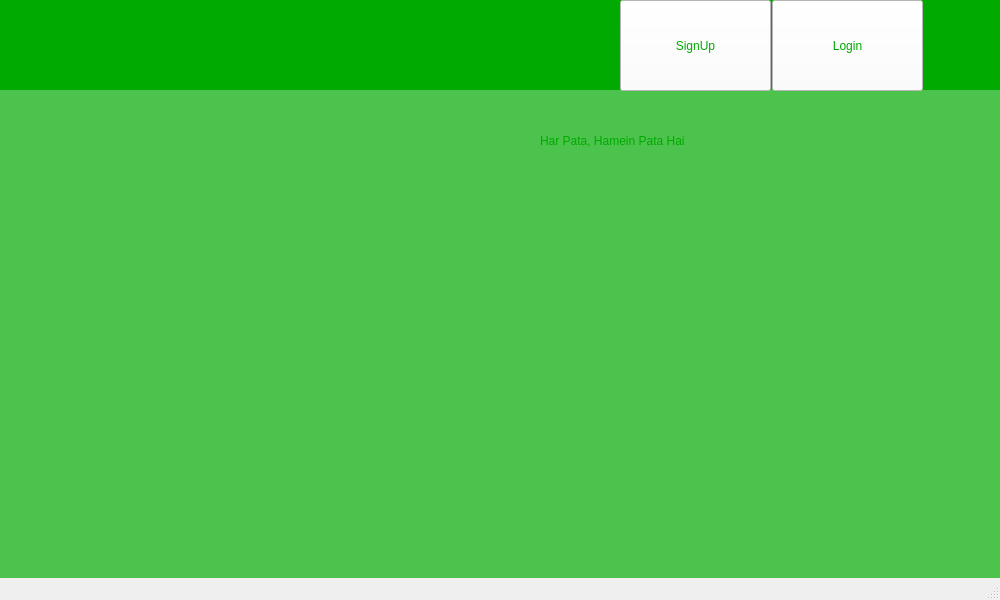
<?xml version="1.0" encoding="UTF-8"?>
<ui version="4.0">
 <class>MainWindow</class>
 <widget class="QMainWindow" name="MainWindow">
  <property name="geometry">
   <rect>
    <x>0</x>
    <y>0</y>
    <width>1000</width>
    <height>600</height>
   </rect>
  </property>
  <property name="windowTitle">
   <string>MainWindow</string>
  </property>
  <property name="styleSheet">
   <string notr="true">background-color: redrgb(170, 0, 0)rgb(170, 0, 0)</string>
  </property>
  <widget class="QWidget" name="centralwidget">
   <widget class="QWidget" name="widget" native="true">
    <property name="geometry">
     <rect>
      <x>0</x>
      <y>0</y>
      <width>1000</width>
      <height>600</height>
     </rect>
    </property>
    <property name="styleSheet">
     <string notr="true">background-color:rgb(0, 170, 0)</string>
    </property>
    <widget class="QLabel" name="label">
     <property name="geometry">
      <rect>
       <x>0</x>
       <y>90</y>
       <width>1001</width>
       <height>491</height>
      </rect>
     </property>
     <property name="text">
      <string/>
     </property>
     <property name="pixmap">
      <pixmap>../../background pics/propertyPics/WelcomePage.jpg</pixmap>
     </property>
     <property name="scaledContents">
      <bool>true</bool>
     </property>
    </widget>
    <widget class="QLabel" name="label_2">
     <property name="geometry">
      <rect>
       <x>20</x>
       <y>20</y>
       <width>181</width>
       <height>51</height>
      </rect>
     </property>
     <property name="text">
      <string/>
     </property>
     <property name="pixmap">
      <pixmap>../../background pics/icons/logo.png</pixmap>
     </property>
     <property name="scaledContents">
      <bool>true</bool>
     </property>
     <property name="openExternalLinks">
      <bool>false</bool>
     </property>
    </widget>
    <widget class="QPushButton" name="LoginBtn">
     <property name="geometry">
      <rect>
       <x>772</x>
       <y>0</y>
       <width>151</width>
       <height>91</height>
      </rect>
     </property>
     <property name="styleSheet">
      <string notr="true">#LoginBtn{
background-color:rgb(255, 255, 255);
color:rgb(0, 170, 0);
font: 16pt &quot;Roboto Black&quot;;
}</string>
     </property>
     <property name="text">
      <string>Login</string>
     </property>
    </widget>
    <widget class="QPushButton" name="SignUpBtn">
     <property name="geometry">
      <rect>
       <x>620</x>
       <y>0</y>
       <width>151</width>
       <height>91</height>
      </rect>
     </property>
     <property name="styleSheet">
      <string notr="true">#SignUpBtn{
background-color:rgb(255, 255, 255);
color:rgb(0, 170, 0);
font: 16pt &quot;Roboto Black&quot;;
}</string>
     </property>
     <property name="text">
      <string>SignUp</string>
     </property>
    </widget>
    <widget class="QLabel" name="label_3">
     <property name="geometry">
      <rect>
       <x>0</x>
       <y>90</y>
       <width>1001</width>
       <height>491</height>
      </rect>
     </property>
     <property name="palette">
      <palette>
       <active>
        <colorrole role="WindowText">
         <brush brushstyle="SolidPattern">
          <color alpha="255">
           <red>255</red>
           <green>255</green>
           <blue>255</blue>
          </color>
         </brush>
        </colorrole>
        <colorrole role="Button">
         <brush brushstyle="SolidPattern">
          <color alpha="76">
           <red>255</red>
           <green>255</green>
           <blue>255</blue>
          </color>
         </brush>
        </colorrole>
        <colorrole role="Text">
         <brush brushstyle="SolidPattern">
          <color alpha="255">
           <red>255</red>
           <green>255</green>
           <blue>255</blue>
          </color>
         </brush>
        </colorrole>
        <colorrole role="ButtonText">
         <brush brushstyle="SolidPattern">
          <color alpha="255">
           <red>255</red>
           <green>255</green>
           <blue>255</blue>
          </color>
         </brush>
        </colorrole>
        <colorrole role="Base">
         <brush brushstyle="SolidPattern">
          <color alpha="76">
           <red>255</red>
           <green>255</green>
           <blue>255</blue>
          </color>
         </brush>
        </colorrole>
        <colorrole role="Window">
         <brush brushstyle="SolidPattern">
          <color alpha="76">
           <red>255</red>
           <green>255</green>
           <blue>255</blue>
          </color>
         </brush>
        </colorrole>
       </active>
       <inactive>
        <colorrole role="WindowText">
         <brush brushstyle="SolidPattern">
          <color alpha="255">
           <red>255</red>
           <green>255</green>
           <blue>255</blue>
          </color>
         </brush>
        </colorrole>
        <colorrole role="Button">
         <brush brushstyle="SolidPattern">
          <color alpha="76">
           <red>255</red>
           <green>255</green>
           <blue>255</blue>
          </color>
         </brush>
        </colorrole>
        <colorrole role="Text">
         <brush brushstyle="SolidPattern">
          <color alpha="255">
           <red>255</red>
           <green>255</green>
           <blue>255</blue>
          </color>
         </brush>
        </colorrole>
        <colorrole role="ButtonText">
         <brush brushstyle="SolidPattern">
          <color alpha="255">
           <red>255</red>
           <green>255</green>
           <blue>255</blue>
          </color>
         </brush>
        </colorrole>
        <colorrole role="Base">
         <brush brushstyle="SolidPattern">
          <color alpha="76">
           <red>255</red>
           <green>255</green>
           <blue>255</blue>
          </color>
         </brush>
        </colorrole>
        <colorrole role="Window">
         <brush brushstyle="SolidPattern">
          <color alpha="76">
           <red>255</red>
           <green>255</green>
           <blue>255</blue>
          </color>
         </brush>
        </colorrole>
       </inactive>
       <disabled>
        <colorrole role="WindowText">
         <brush brushstyle="SolidPattern">
          <color alpha="255">
           <red>255</red>
           <green>255</green>
           <blue>255</blue>
          </color>
         </brush>
        </colorrole>
        <colorrole role="Button">
         <brush brushstyle="SolidPattern">
          <color alpha="76">
           <red>255</red>
           <green>255</green>
           <blue>255</blue>
          </color>
         </brush>
        </colorrole>
        <colorrole role="Text">
         <brush brushstyle="SolidPattern">
          <color alpha="255">
           <red>255</red>
           <green>255</green>
           <blue>255</blue>
          </color>
         </brush>
        </colorrole>
        <colorrole role="ButtonText">
         <brush brushstyle="SolidPattern">
          <color alpha="255">
           <red>255</red>
           <green>255</green>
           <blue>255</blue>
          </color>
         </brush>
        </colorrole>
        <colorrole role="Base">
         <brush brushstyle="SolidPattern">
          <color alpha="76">
           <red>255</red>
           <green>255</green>
           <blue>255</blue>
          </color>
         </brush>
        </colorrole>
        <colorrole role="Window">
         <brush brushstyle="SolidPattern">
          <color alpha="76">
           <red>255</red>
           <green>255</green>
           <blue>255</blue>
          </color>
         </brush>
        </colorrole>
       </disabled>
      </palette>
     </property>
     <property name="styleSheet">
      <string notr="true">#label_3{
background-color:rgba(255, 255, 255, 0.3);
color:white;
}</string>
     </property>
     <property name="text">
      <string/>
     </property>
     <property name="scaledContents">
      <bool>true</bool>
     </property>
    </widget>
    <widget class="QLabel" name="label_4">
     <property name="geometry">
      <rect>
       <x>540</x>
       <y>120</y>
       <width>401</width>
       <height>41</height>
      </rect>
     </property>
     <property name="styleSheet">
      <string notr="true">font: 20pt &quot;Roboto&quot;;
color: rgb(0, 170, 0);
background-color:none;</string>
     </property>
     <property name="text">
      <string>Har Pata, Hamein Pata Hai</string>
     </property>
    </widget>
    <zorder>label</zorder>
    <zorder>label_3</zorder>
    <zorder>label_2</zorder>
    <zorder>LoginBtn</zorder>
    <zorder>SignUpBtn</zorder>
    <zorder>label_4</zorder>
   </widget>
  </widget>
  <widget class="QMenuBar" name="menubar">
   <property name="geometry">
    <rect>
     <x>0</x>
     <y>0</y>
     <width>1000</width>
     <height>26</height>
    </rect>
   </property>
  </widget>
  <widget class="QStatusBar" name="statusbar"/>
 </widget>
 <resources/>
 <connections/>
</ui>
